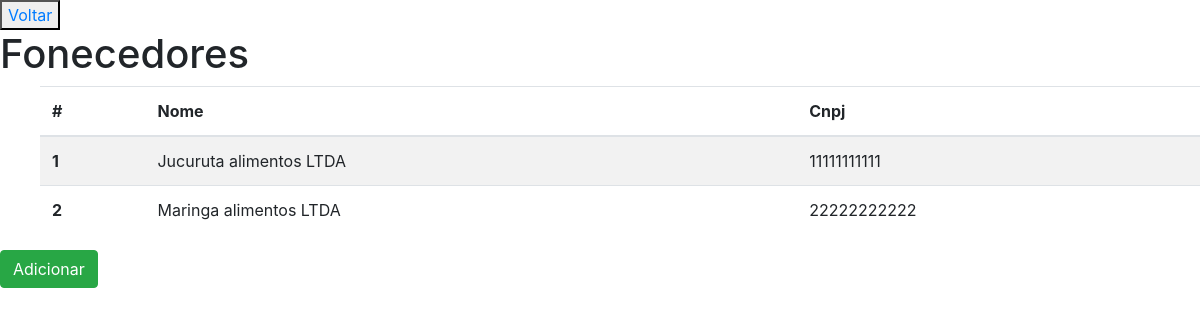
The page /fornecedor/ on the database as committed earlier.
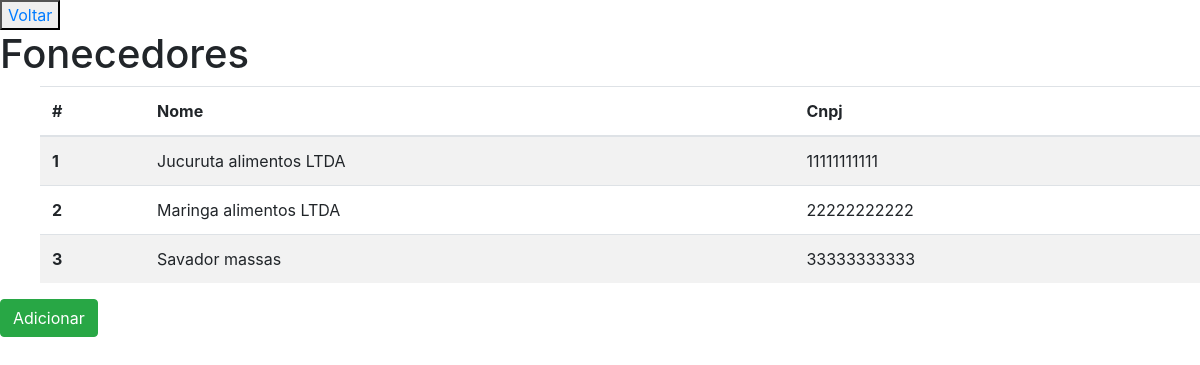
The same page on the database as committed later.
### apps/paginas/models.py (models this page shows, shortened)
class Fornecedor(models.Model):
    nome = models.CharField(max_length=100)
    cnpj = models.CharField(max_length=14, unique=True)

### apps/paginas/views.py (the view)
# urls.py: path('fornecedor/', FornecedorView.as_view(), name='list_fornecedores'),
class FornecedorView(ListView):
    model = Fornecedor
    template_name = 'paginas/list_fornecedores.html'
    context_object_name = 'fornecedores'

### apps/paginas/templates/paginas/list_fornecedores.html
{% extends 'paginas/base_paginas.html' %}
{% load static %}
{% block content %}
<button type="button"><a href=" {% url "index" %}">Voltar</a></button>
<h1>Fonecedores</h1>
<ul>
    <table class="table table-striped">
    <thead>
      <tr>
        <th scope="col">#</th>
        <th scope="col">Nome</th>
        <th scope="col">Cnpj</th>
      </tr>
    </thead>
    <tbody>
    {% for fornecedor in fornecedores %}
      <tr>
        <th scope="row"> {{ fornecedor.id }}</th>
        <td>{{ fornecedor.nome }}</td>
        <td>{{ fornecedor.cnpj }}</td>
      </tr>
    {% endfor %}
    </tbody>
    </table>
</ul>
<a href=" {% url "create_fornecedor" %}">
    <button type="button" class="btn btn-success">Adicionar</button>
</a>
{% endblock %}

Rows that differ between the two databases and show on the page:
added Fornecedor: id "3", nome "Savador massas", cnpj "33333333333"
